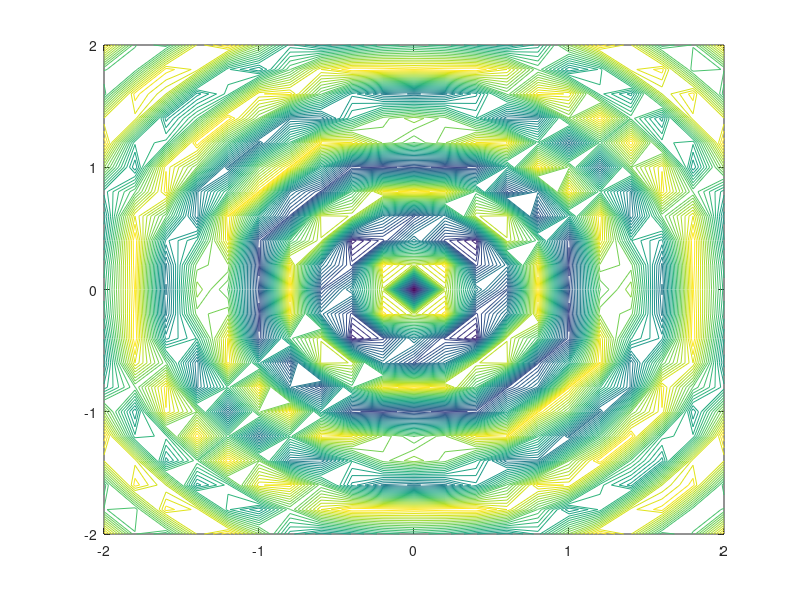

Source code (MATLAB):
% Polinizacion de la flor


clc;
clear all;
close all;

% Choosing a function (Ej. 0, 1, 2... etc.)
f_objetivo = 2;

switch f_objetivo
    case 0
        %Griewank
       f = @(x,y) ((x.^2 + y.^2)/4000)-cos(x).*cos(y/sqrt(2)) + 1;
       U = [10 10];
       L = [-10 -10];
       %Minimum = 0; x= 0, y= 0
       
    case 1
        %Rastrigin
       f = @(x,y)  10*2 + x.^2 - 10 .*cos(pi*x)+ y.^2 - 10 .* cos(pi*y);
       U = [5 5];
       L = [-5 -5];
       %Minimum = 0; x = 0, y = 0 
       
      
    case 2
         %DropWave
    f = @(x,y) - ((1 + cos(12*sqrt(x.^2+y.^2))) ./ (0.5 *(x.^2+y.^2) + 2));
    U = [2 2];
    L = [-2 -2];
       %Minimum = -1; x = 0, y =0
      
    case 3
        %Esphere
        f = @(x,y) (x-2).^2 + (y-2).^2;
        U = [5 5];
        L = [-5 -5];
        %Minimum = 0; x = 2, y = 2 
       
    otherwise
        disp("Choose a valid value for the function")
        return
end

% % % % % % % % % % % % % % % % % % % % % % % % % % 
%contour of the function
[X,Y] = meshgrid(L(1):0.2:U(1), L(2):0.2:U(2));
Z = f(X,Y);
grid on;
contour(X,Y,Z,40);
hold on
% % % % % % % % % % % % % % % % % % % % % % % % % % 

%Number of variables of the problem (X,Y) in this case
D = 2;
%Population size
N = 50;
%Iterations
G = 150;

%Probability critery
p= 0.8;

% Calculating the value for the Lévy fly
lambda = 1.5;
sigma2= gamma(1+lambda) / (lambda * gamma((1+lambda)/2));
sigma2 = sigma2 * ( sin(pi*lambda/2) / (2^((lambda-1)/2)) );
simga2 = sigma2^(1/lambda);

%list with the population
individuos = zeros(D,N);


% Inicialization
r = rand(D,N);
for i=1:D
    individuos(i,:) = L(i) + (U(i) - L(i)) .* r(i,:);
end

fitness = f(individuos(1,:),individuos(2,:));

for i=1:G
    %Choose the better solution
    [~,value] = min(fitness);
    best = individuos(:,value);
    
    for j=1: N
        
        r = rand();
        
        if r < p
            %Calculating 'L' for the Lévy fly
            u = normrnd(0,sigma2,[D,1]);
            v = normrnd(0,1,[D,1]);
            
            Lev = u./ ( abs(v).^(1/lambda));
            
            y = individuos(:,j) + Lev.*(individuos(:,value)-individuos(:,j));
            
        else
            rn = rand();
            %Choosing three individuals
            k = j;
            n = j;
            while k == j
                k = randi([1,N]);          
            end
            while n == k || n == j
                n = randi([1,N]); 
            end
            
            y = individuos(:,j) + rn*(individuos(:,k) -individuos(:,n));
        end
        
        if f(y(1),y(2)) < fitness(j)
            individuos(:,j) = y;
        end
    end
    
    fitness = f(individuos(1,:),individuos(2,:));

    
%     Graphics
 axis([L(1) U(1) L(2) U(2)]);
 h = plot(individuos(1,:),individuos(2,:), 'rx');
 pause(0.1);
 delete(h);
    
end

[fit_best, value] = min(fitness);
best = individuos(:,value)
fit_best


